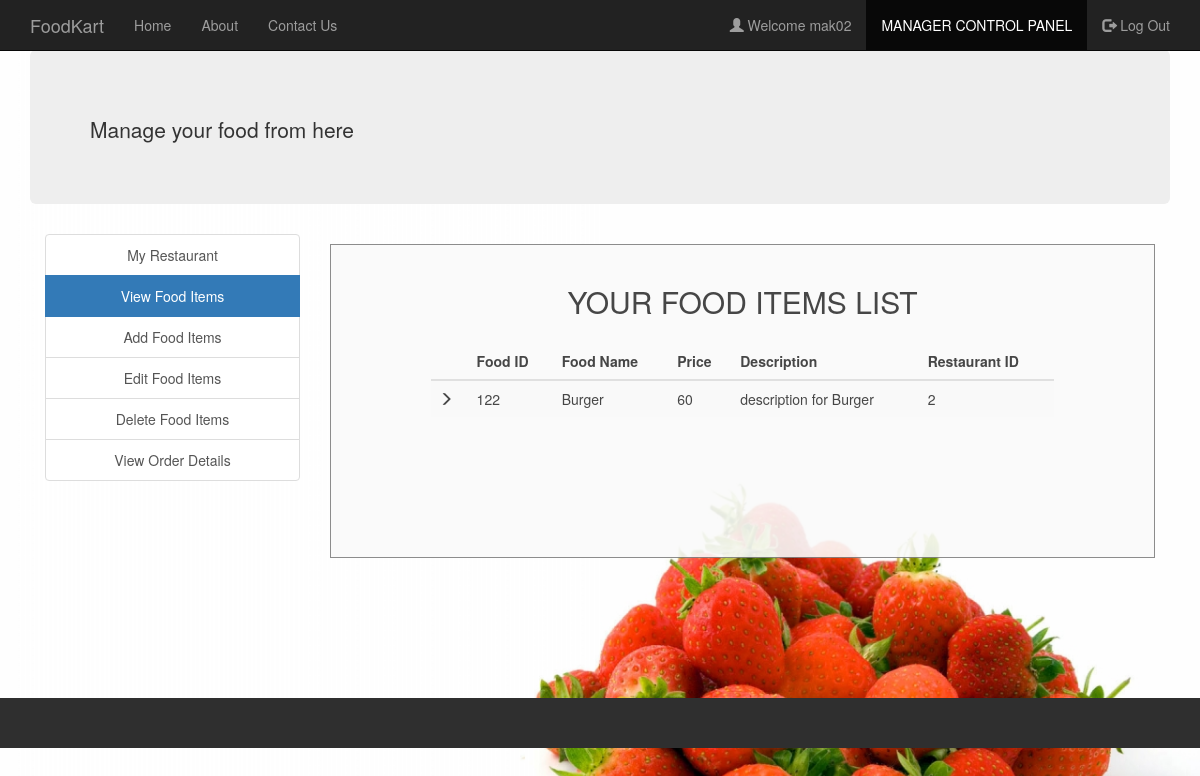
The page /view_food_items.php (signed in) on the database its author committed.
### tables this page shows
CREATE TABLE `manager` (
  `username` varchar(30) NOT NULL,
  `fullname` varchar(30) NOT NULL,
  `email` varchar(30) NOT NULL,
  `contact` varchar(30) NOT NULL,
  `address` varchar(50) NOT NULL,
  `password` varchar(30) NOT NULL
);

CREATE TABLE `food` (
  `F_ID` int(30) NOT NULL,
  `name` varchar(30) NOT NULL,
  `price` int(30) NOT NULL,
  `description` varchar(200) NOT NULL,
  `R_ID` int(30) NOT NULL,
  `images_path` varchar(200) NOT NULL
);

### session_m.php (called while the page is built, shortened)
<?php
$conn = Connect();
$user_check=$_SESSION['login_user1'];
$query = "SELECT username FROM MANAGER WHERE username = '$user_check'";
$ses_sql = mysqli_query($conn, $query);
$row = mysqli_fetch_assoc($ses_sql);
$login_session =$row['username'];
?>

### view_food_items.php (the view, shortened to what this page needs)
<?php
include('session_m.php');
?>
<!DOCTYPE html>
<html>
  <head>
  </head>
  <link rel="stylesheet" type = "text/css" href ="css/view_food_items.css">
  <link rel="stylesheet" type = "text/css" href ="css/bootstrap.min.css">
  <body>
    <nav class="navbar navbar-inverse navbar-fixed-top navigation-clean-search" role="navigation">
      <div class="container">
        <div class="navbar-header">
          <a class="navbar-brand" href="index.php">FoodKart</a>
        </div>
        <div class="collapse navbar-collapse " id="myNavbar">
          <ul class="nav navbar-nav">
            <li><a href="index.php">Home</a></li>
            <li><a href="aboutus.php">About</a></li>
            <li><a href="contactus.php">Contact Us</a></li>
          </ul>
          <ul class="nav navbar-nav navbar-right">
            <li><a href="#"><span class="glyphicon glyphicon-user"></span> Welcome <?php echo $login_session; ?> </a></li>
            <li class="active"> <a href="managerlogin.php">MANAGER CONTROL PANEL</a></li>
            <li><a href="logout_m.php"><span class="glyphicon glyphicon-log-out"></span> Log Out </a></li>
          </ul>
        </div>
      </div>
    </nav>
<div class="container">
    <div class="jumbotron">
        <h1><marquee><p>Manage your food from here</p></marquee></h1>
    </div>
    </div>
<div class="container">
    	<div class="col-xs-3" style="text-align: center;">
    	<div class="list-group">
    		<a href="myrestaurant.php" class="list-group-item ">My Restaurant</a>
    		<a href="view_food_items.php" class="list-group-item active">View Food Items</a>
    		<a href="add_food_items.php" class="list-group-item ">Add Food Items</a>
    		<a href="edit_food_items.php" class="list-group-item ">Edit Food Items</a>
    		<a href="delete_food_items.php" class="list-group-item ">Delete Food Items</a>
        <a href="view_order_details.php" class="list-group-item ">View Order Details</a>
    	</div>
    </div>
    <div class="col-xs-9">
      <div class="form-area" style="padding: 0px 100px 100px 100px;">
        <form action="" method="POST">
        <br style="clear: both">
          <h3 style="margin-bottom: 25px; text-align: center; font-size: 30px;"> YOUR FOOD ITEMS LIST </h3>
<?php
$user_check=$_SESSION['login_user1'];
$sql = "SELECT * FROM food f WHERE f.R_ID IN (SELECT r.R_ID FROM RESTAURANTS r WHERE r.M_ID='$user_check') ORDER BY F_ID";
$result = mysqli_query($conn, $sql);
if (mysqli_num_rows($result) > 0)
{
  ?>
  <table class="table table-striped">
    <thead class="thead-dark">
      <tr>
        <th>  </th>
        <th> Food ID </th>
        <th> Food Name </th>
        <th> Price </th>
        <th> Description </th>
        <th> Restaurant ID </th>
      </tr>
    </thead>
    <?PHP
      while($row = mysqli_fetch_assoc($result)){
    ?>
  <tbody>
    <tr>
      <td> <span class="glyphicon glyphicon-menu-right"></span> </td>
      <td><?php echo $row["F_ID"]; ?></td>
      <td><?php echo $row["name"]; ?></td>
      <td><?php echo $row["price"]; ?></td>
      <td><?php echo $row["description"]; ?></td>
      <td><?php echo $row["R_ID"]; ?></td>
    </tr>
  </tbody>
  <?php } ?>
  </table>
    <br>
  <?php } else { ?>
  <h4><center>0 RESULTS</center> </h4>
  <?php } ?>
        </form>
        </div>
    </div>
</div>
<br>
<br>
<br>
<br>
  </body>
  <footer class="container-fluid bg-4 text-center">
  <br>
  <br>
  </footer>
</html>

### css/view_food_items.css (style rules this page uses)
body,html { height: 100%; }
body { padding-top: 50px; background-image: url('headerimg2.jpg'); background-repeat: repeat; background-size: 100%; }
.bg-4 { background-color: #2f2f2f; color: #ffffff; }
footer { display: block; }
.form-area { background-color: #FAFAFA; padding: 10px 40px 60px; margin: 10px 0px 60px; border: 1px solid GREY; opacity:0.9; }

### rows shown on the page
manager: username "mak02"
food: F_ID "122", name "Burger", price "60", description "description for Burger", R_ID "2"
